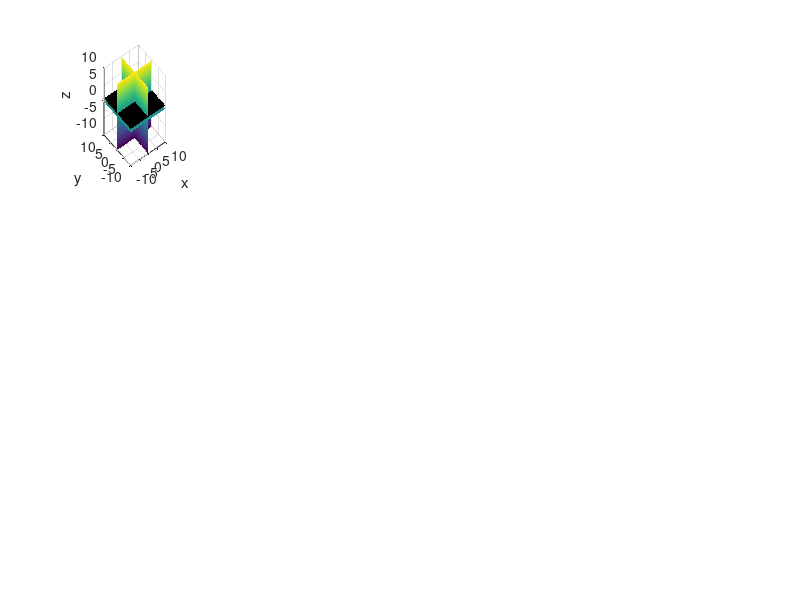

MATLAB code for this plot: (Note: this script raises an error after producing the figure.)
% Plots of shim shapes

clear
close all

x=[-10:0.2:10];
y=[-10:0.2:10];
z=[-10:0.2:10];
[x,y,z] = meshgrid(x,y,z);


z1 = z;
z2 = 2*z.^2-(x.^2+y.^2);
z3 = z.*(2*z.^2-3*(x.^2+y.^2));
z4 = 8*(z.^2).*(z.^2-3*(x.^2+y.^2)) + 3*(x.^2+y.^2).^2;
z5 = 48*(z.^3).*(z.^2-5*(x.^2+y.^2)) + 90*z.*(x.^2+y.^2).^2;

x1 = x;
y1 = y ;
zx = z.*x;
zy = z.*y;
z2x = x.*(4*z.^2-(x.^2+y.^2));
z2y = y.*(4*z.^2-(x.^2+y.^2));

x2my2 = x.^2-y.^2;
xy = x.*y;
zx2my2 = z.*(x.^2-y.^2);
zxy = x.*y.*z;

x3 = x.*(x.^2-3*y.^2);
y3 = x.*(3*x.^2-y.^2);

shim_cell = cell(17,1);
shim_name_cell = cell(17,1);

shim_cell{1} = z1;        shim_name_cell{1} = 'z1';
shim_cell{2} = z2;        shim_name_cell{2} = 'z2';
shim_cell{3} = z3;        shim_name_cell{3} = 'z3';
shim_cell{4} = z4;        shim_name_cell{4} = 'z4';
shim_cell{5} = z5;        shim_name_cell{5} = 'z5';

shim_cell{6} = x1;        shim_name_cell{6} = 'x1';
shim_cell{7} = y1;        shim_name_cell{7} = 'y1';
shim_cell{8} = zx;        shim_name_cell{8} = 'zx';
shim_cell{9} = zy;        shim_name_cell{9} = 'zy';
shim_cell{10} = z2x;      shim_name_cell{10} = 'z2x';
shim_cell{11} = z2y;      shim_name_cell{11} = 'z2y';

shim_cell{12} = x2my2;    shim_name_cell{12} = 'x2-y2';
shim_cell{13} = xy;       shim_name_cell{13} = 'xy';
shim_cell{14} = zx2my2;   shim_name_cell{14} = 'zx2-y2';
shim_cell{15} = zxy;      shim_name_cell{15} = 'zxy';

shim_cell{16}=x3;       shim_name_cell{16}='x3';
shim_cell{17}=y3;       shim_name_cell{17}='y3';

for ii = 1:17
    shim_fun = shim_cell{ii};

    % Magic Angle, z1-tilt and z2-tilt
    % shim_fun = 1/sqrt(3)*z1 - sqrt(2/3)*x1;% z1-tilt
    % shim_fun = x2my2 - 2*sqrt(2)*zx;% z2-tilt

    % figure
    subplot(3,6,ii)
    xslice = 0; yslice = 0; zslice = 0;
    slice(x, y, z, shim_fun, xslice, yslice, zslice)
    shading flat
    xlabel('x')
    ylabel('y')
    zlabel('z')
    p = patch(isosurface(x,y,z,shim_fun,1));
    isonormals(x,y,z,shim_fun,p)
    p.FaceColor = 'red';
    p.EdgeColor = 'none';
    daspect([1 1 1])
    title(shim_name_cell{ii})
end